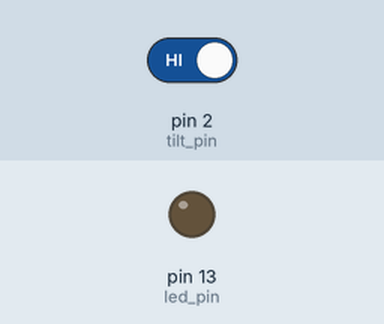
A sketch run on a simulated Arduino Uno, built with avr-gcc and run on an emulated ATmega328P. On the bench: output pins drawn as LEDs (lit = HIGH). The inputs (shaded band) are chosen by the test bench; at power-on: pin 2 (tilt_pin) HIGH.

Above: at 0.15 s.
Timing chart, 0 to 1.8 s (numbered marks = the images above):
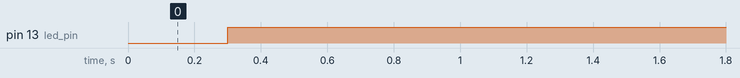

The sketch:

sketch_sep20b.ino
```cpp
const int led_pin = 13;
const int tilt_pin = 2;


void setup() {
  pinMode(led_pin, OUTPUT);
  pinMode(tilt_pin, INPUT_PULLUP);
}

void loop() {
  int digital_val = digitalRead(tilt_pin);

  delay(300);

  if (HIGH == digital_val) // not tilted
  {
    digitalWrite(led_pin, HIGH);
  } else {
    digitalWrite(led_pin, LOW);
  }

}
```

Measured:
- by itself, pin 13 (led_pin): LOW → HIGH at 0.30 s
